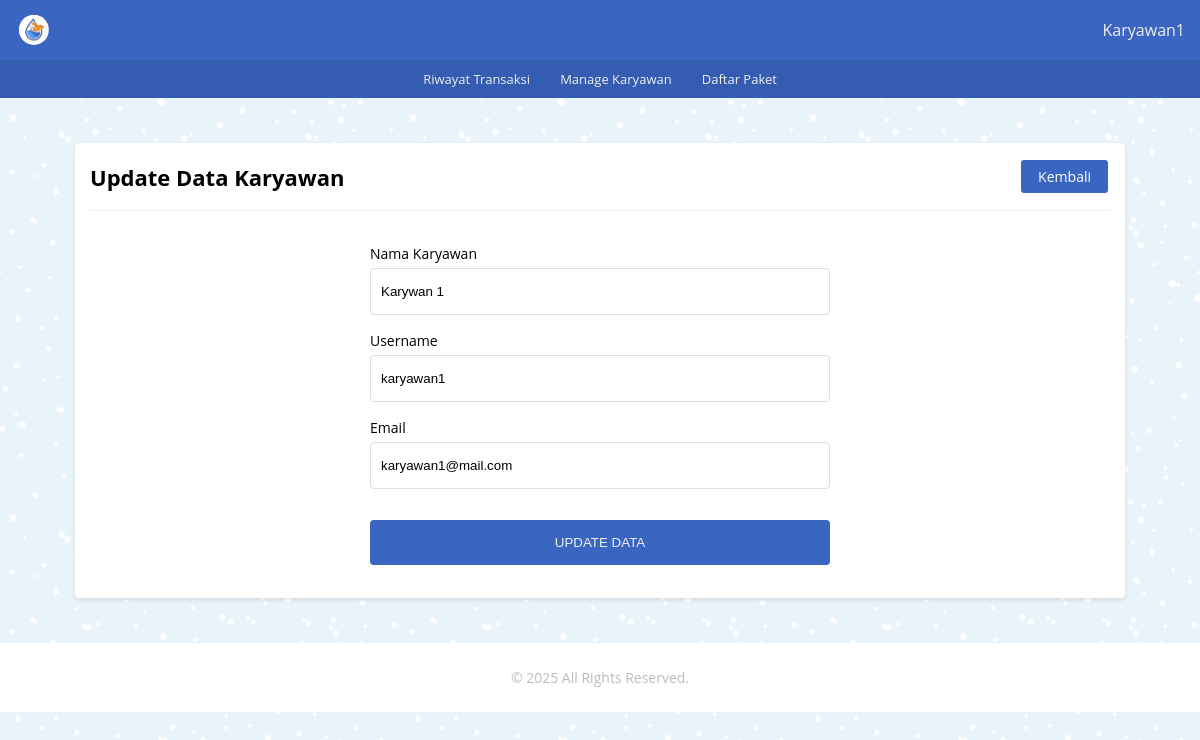
/karyawan/edit.php?id_user=11 (signed in), run on the app's committed database.
### tables this page shows
CREATE TABLE `master` (
  `id_user` int(11) NOT NULL,
  `nama` varchar(100) NOT NULL,
  `email` varchar(100) NOT NULL,
  `username` varchar(20) NOT NULL,
  `password` varchar(255) NOT NULL,
  `level` varchar(20) DEFAULT NULL
);

### _functions.php (called while the page is built, shortened)
<?php
$host	= 'localhost';
$user = 'root';
$pass	= '';
$db	= 'db_laundry';
$koneksi = mysqli_connect($host,$user,$pass,$db);
function query($query){
	global $koneksi;
	$result = mysqli_query($koneksi, $query);
	$rows = [];
	while ($row = mysqli_fetch_assoc($result)) {
		$rows[] = $row;
	}
	return $rows;
}

### karyawan/edit.php (the view, shortened to what this page needs)
<?php
	require_once('../_header.php');
	$id_user = $_GET['id_user'];
	$update = query("SELECT * FROM master WHERE id_user='$id_user'")[0];
?>
<div id="tambah_karyawan" class="main-content">
	<div class="container">
		<div class="baris">
			<div class="col mt-2">
				<div class="card">
					<div class="card-title card-flex">
						<div class="card-col">
							<h2>Update Data Karyawan</h2>
						</div>
						<div class="card-col txt-right">
							<a href="karyawan.php" class="btn-xs bg-primary">Kembali</a>
						</div>
					</div>
					<div class="card-body">
						<form action="" method="post" class="form-input">
							<div class="form-grup">
								<label for="nama">Nama Karyawan</label>
								<input type="text" name="nama" placeholder="Nama lengkap" autocomplete="off" id="nama" value="<?= $update['nama'] ?>">
							</div>
							<div class="form-grup">
								<label for="username">Username</label>
								<input type="text" name="username" placeholder="Username" autocomplete="off" id="username" value="<?= $update['username'] ?>">
							</div>
							<div class="form-grup">
								<label for="email">Email</label>
								<input type="text" name="email" placeholder="Email" autocomplete="off" id="email" value="<?= $update['email'] ?>">
							</div>
							<div class="form-grup ">
								<button type="submit" class="mt-1" name="update">Update Data</button>
							</div>
						</form>
					</div>
				</div>
			</div>
		</div>
	</div>
</div>
<?php require_once('../_footer.php') ?>

### _assets/css/style.css (style rules this page uses)
* { margin: 0; padding: 0; box-sizing: border-box; }
html,body { width: 100%; max-width: 100%; position: relative; font-family: 'Open sans', sans-serif; display: flex; flex-direction: column; background-image: url(../img/blue-snow.png); overflow-x: hidden; }
.txt-right { text-align: right; }
.mt-1 { margin-top: 15px }
.mt-2 { margin-top: 30px }
h2 { font-size: 22px; }
.main-content { display: flex; flex-direction: column; }
.container { display: flex; flex-direction: column; width: 1080px; max-width: 100%; margin: auto; padding: 0 15px; min-height: 20px; }
.baris { position: relative; margin: 0 -15px; display: flex; flex-direction: row; flex-wrap: wrap; }
.bg-primary { border: 2px solid #3a66c1; color: #ffffff; background-color: #3a66c1; }
.col { flex: 1; }
.card { background-color: #fff; margin: 15px; padding: 15px; border-radius: 4px; box-shadow: 0 2px 4px rgba(0,0,0,0.10); }
.card-body { position: relative; }
.card-title { padding-bottom: 15px; margin-bottom: 15px; border-bottom: 1px solid #eeeeee; }
.card-flex { display: flex; flex-direction: row; align-items: center; justify-content: space-between; }
.card-col { flex: 1; }
.form-input { width: 480px; margin: auto; display: flex; flex-direction: column; padding: 10px; }
.form-grup { display: flex; flex-direction: column; position: relative; margin: 8px 0; }
.form-grup label { font-size: 14px; margin-bottom: 5px; }
.form-grup input { width: 100%; padding: 15px 10px; border-radius: 4px; border: 1.5px solid #dddddd; outline: none; }
.form-grup button { background-color: #3a66c1; border: 0; color: #eeeeee; padding: 15px; border-radius: 4px; text-transform: uppercase; cursor: pointer; }
.btn-xs { font-size: 14px; display: inline-block; text-decoration: none; padding: 5px 15px; margin: 2px; border-radius: 3px; cursor: pointer; }

### data on the page
master: nama "Karywan 1", username "karyawan1", email "karyawan1@mail.com"

### other printed values
$_SESSION['master'] "Karyawan1"
